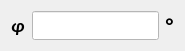
           <widget class="QWidget" name="layoutWidget">
            <property name="geometry">
             <rect>
              <x>41</x>
              <y>181</y>
              <width>185</width>
              <height>28</height>
             </rect>
            </property>
            <layout class="QHBoxLayout" name="horizontalLayout_10">
             <item>
              <widget class="QLabel" name="label_85">
               <property name="font">
                <font>
                 <family>Calibri</family>
                 <pointsize>12</pointsize>
                 <weight>75</weight>
                 <italic>true</italic>
                 <bold>true</bold>
                </font>
               </property>
               <property name="text">
                <string>&lt;html&gt;&lt;head/&gt;&lt;body&gt;&lt;p&gt;&lt;span style=&quot; font-size:14pt;&quot;&gt; φ&lt;/span&gt;&lt;/p&gt;&lt;/body&gt;&lt;/html&gt;</string>
               </property>
              </widget>
             </item>
             <item>
              <widget class="QLineEdit" name="phi_1">
               <property name="font">
                <font>
                 <family>Calibri</family>
                 <pointsize>12</pointsize>
                 <weight>50</weight>
                 <italic>false</italic>
                 <bold>false</bold>
                </font>
               </property>
               <property name="styleSheet">
                <string notr="true">background-color: rgb(255, 255, 255);
font: 12pt &quot;Calibri&quot;;</string>
               </property>
              </widget>
             </item>
             <item>
              <widget class="QLabel" name="label_118">
               <property name="font">
                <font>
                 <family>Calibri</family>
                 <pointsize>12</pointsize>
                 <weight>75</weight>
                 <italic>true</italic>
                 <bold>true</bold>
                </font>
               </property>
               <property name="text">
                <string>&lt;html&gt;&lt;head/&gt;&lt;body&gt;&lt;p&gt;&lt;span style=&quot; font-size:16pt;&quot;&gt;°&lt;/span&gt;&lt;/p&gt;&lt;/body&gt;&lt;/html&gt;</string>
               </property>
              </widget>
             </item>
            </layout>
           </widget>
